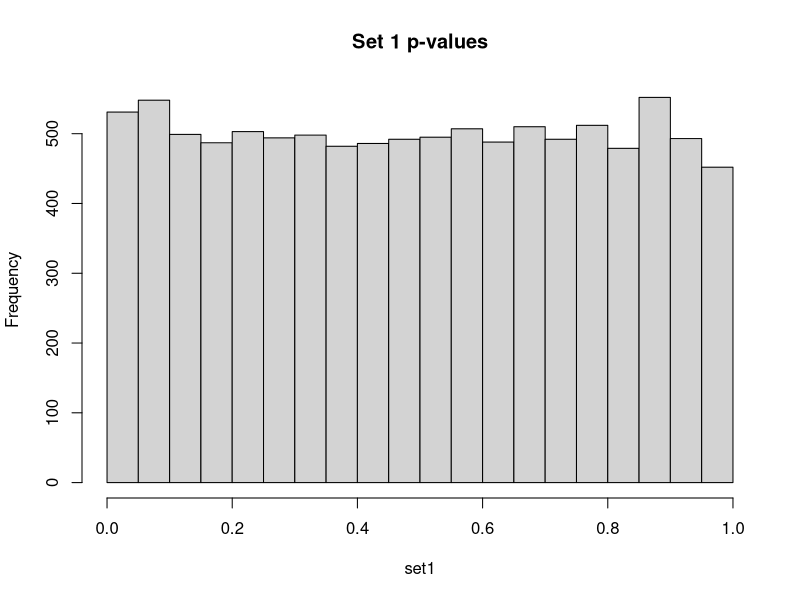
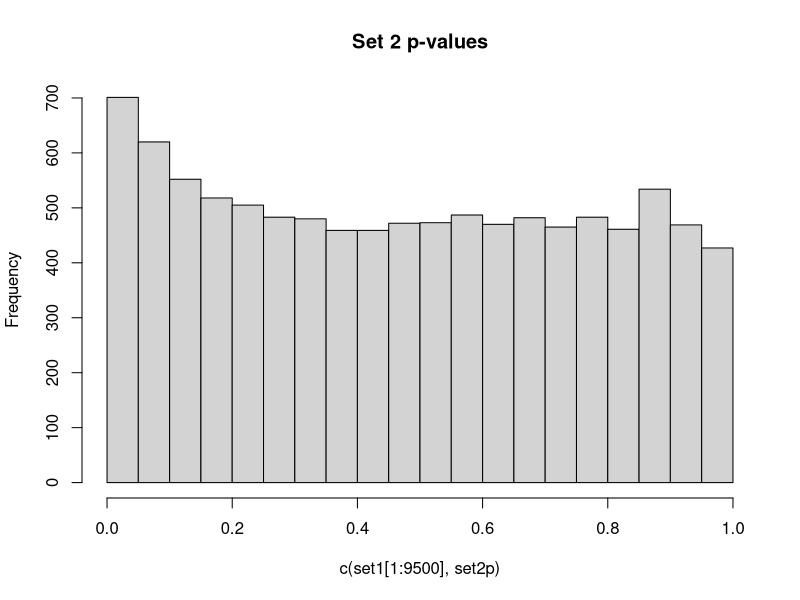
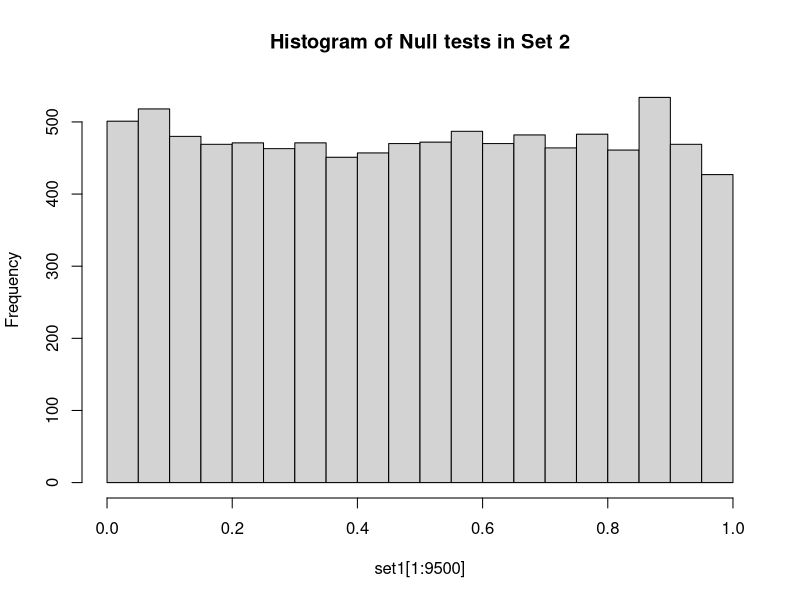
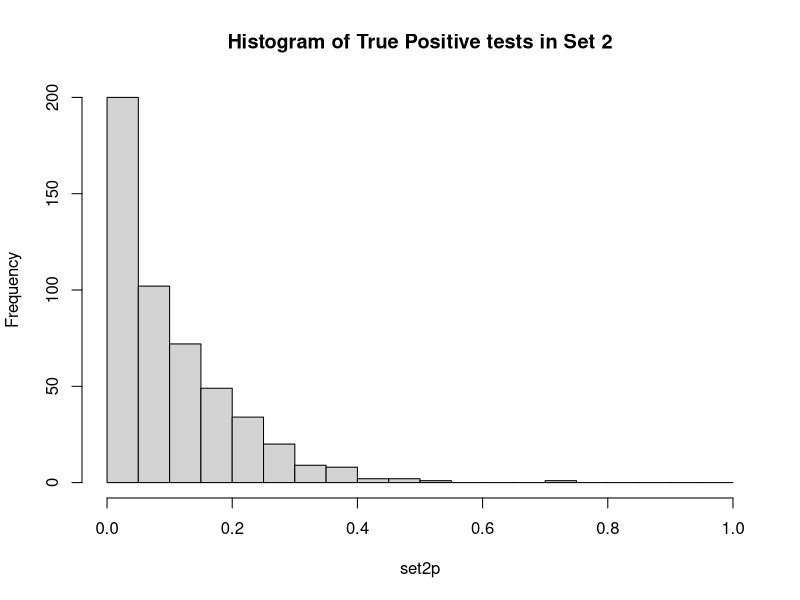
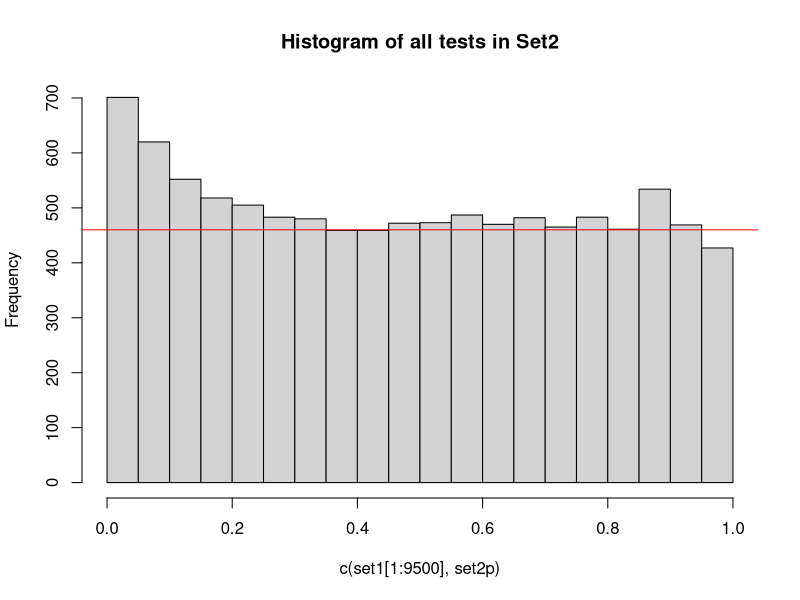

Write the R code that produced these figures, in order.
## ---- chunk 1
adjusted_pvals <- p.adjust(c(0.05,0.0000001, 0.8), method = "bonferroni") 
print(adjusted_pvals)
## ---- chunk 2
set1 <- runif(10000)
set2p <- rexp(500)/10

hist(set1, breaks = seq(from = 0, to = 1, by = 0.05), main = "Set 1 p-values")
hist(c(set1[1:9500], set2p), breaks = seq(from = 0, to = 1, by = 0.05), main = "Set 2 p-values")
## ---- chunk 3
hist(set1[1:9500], breaks = seq(from = 0, to = 1, by = 0.05), main = "Histogram of Null tests in Set 2")
hist(set2p, breaks = seq(from = 0, to = 1, by = 0.05), main = "Histogram of True Positive tests in Set 2")

hist(c(set1[1:9500], set2p), breaks = seq(from = 0, to = 1, by = 0.05), main = "Histogram of all tests in Set2")
abline(h = 460, col = "red")
